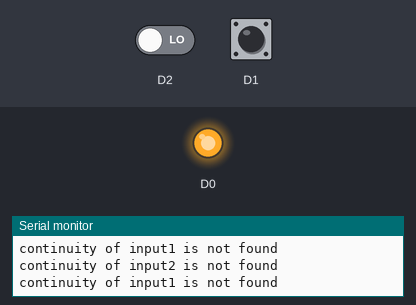
A sketch run on a simulated ESP8266 (NodeMCU). On the bench: output pins drawn as LEDs (lit = HIGH), the last lines printed to the serial monitor. Dashed ring = blinking. Inputs (shaded band) come from the test bench; at power-on: D2 LOW, D1 LOW.

Above: at 1.2 s.
1.3 s: D2 driven HIGH
At 1.8 s:
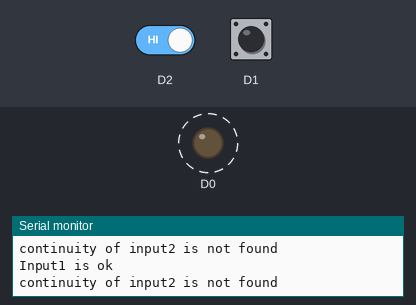
4.3 s: D1 driven HIGH
At 4.7 s:
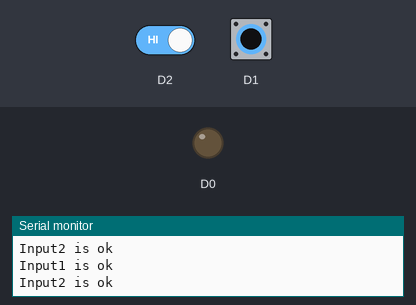
5.8 s: D2 driven LOW
At 6.8 s:
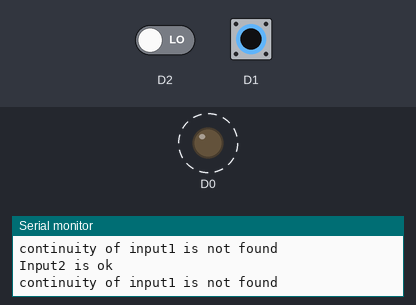
8.8 s: D1 driven LOW
At 9.5 s:
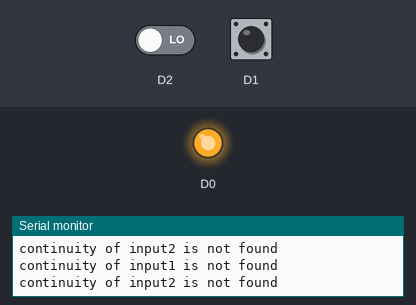
11.8 s: D1 pulsed HIGH 5 times (0.12 s each, 0.3 s apart)
16.3 s: D2 driven HIGH and D1 driven HIGH
At 16.9 s:
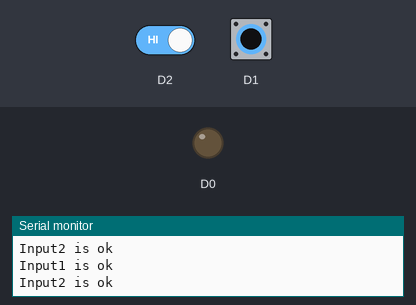
Timing chart, 0 to 19.3 s (numbered marks = the images above; inputs shaded):
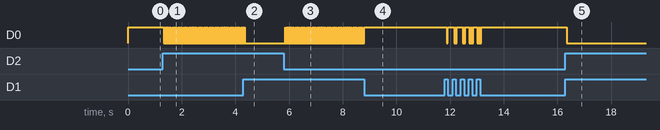

Measured:
- after the input at 1.3 s, D0: alternates HIGH for 0.01 s and LOW for 0.04 s, starting at once
- after the input at 4.3 s, D0: goes on until 4.3 s, then stays LOW
- after the input at 5.8 s, D0: alternates HIGH for 0.01 s and LOW for 0.04 s, starting after 0.05 s
- after the input at 8.8 s, D0: goes on until 8.8 s, then stays HIGH
- after the input at 16.3 s, D0: HIGH → LOW at once

The sketch:

esp_basic_jig.ino
```cpp
//#include<WiFi.h>

#include <ESP8266WiFi.h>


void setup() {
  Serial.begin(9600);
  pinMode(D2, INPUT);
  pinMode(D1, INPUT);
  pinMode(16, OUTPUT);
}

void loop() {

  int val = digitalRead(D2);

  if (val == 1) {
    Serial.println("Input1 is ok");
    digitalWrite(16, LOW);
  }
  else {
    Serial.println("continuity of input1 is not found");
    digitalWrite(16, HIGH);
  }

   int val2 = digitalRead(D1);

  if (val2 == 1) {
    Serial.println("Input2 is ok");
    digitalWrite(16, LOW);
  }
  else {
    Serial.println("continuity of input2 is not found");
    digitalWrite(16, HIGH);
  }
}
```
